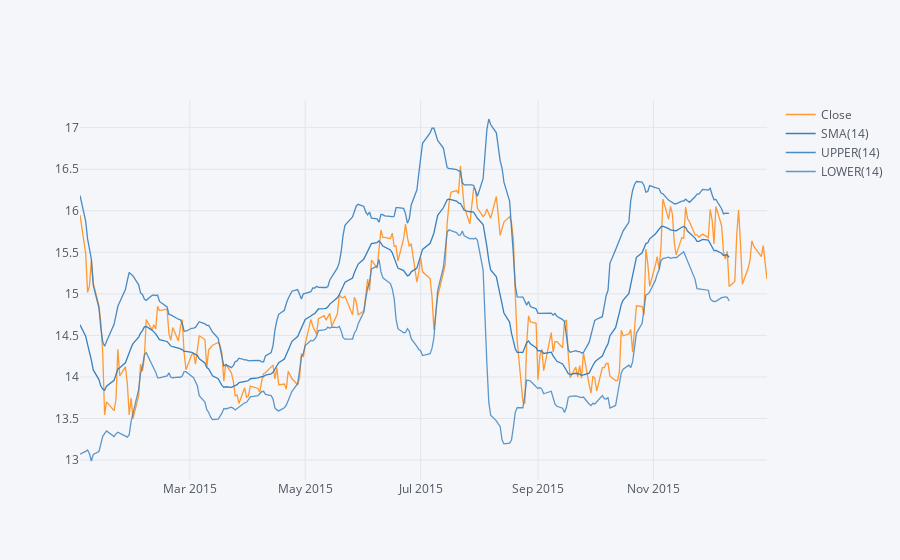

The notebook cell saved with this chart:
### Markdown cell above
**Use .ta_plot(study='boll') to create a Bollinger Band Plot for Bank of America for the year 2015.**

### Code cell
BAC['Close'].loc['2016-01-01':'2015-01-01'].ta_plot(study='boll')

### Figure 1 — Plotly figure (JSON) as saved in the notebook; plotly's stock layout.template omitted (floating-point values rounded to 4 significant figures; data arrays with more than 128 entries replaced by an {"elided": "..."} marker saying what was removed)
{"data": [{"line": {"color": "rgba(255, 153, 51, 1.0)", "dash": "solid", "shape": "linear", "width": 1.3}, "mode": "lines", "name": "Close", "text": "", "type": "scatter", "x": {"elided": "252 str values"}, "y": {"elided": "252 float values"}}, {"line": {"color": "rgba(55, 128, 191, 1.0)", "dash": "solid", "shape": "linear", "width": 1.3}, "mode": "lines", "name": "SMA(14)", "text": "", "type": "scatter", "x": {"elided": "252 str values"}, "y": {"elided": "252 mixed values"}}, {"line": {"color": "rgba(55, 128, 191, 0.8999999999999999)", "dash": "solid", "shape": "linear", "width": 1.3}, "mode": "lines", "name": "UPPER(14)", "text": "", "type": "scatter", "x": {"elided": "252 str values"}, "y": {"elided": "252 mixed values"}}, {"line": {"color": "rgba(55, 128, 191, 0.7999999999999998)", "dash": "solid", "shape": "linear", "width": 1.3}, "mode": "lines", "name": "LOWER(14)", "text": "", "type": "scatter", "x": {"elided": "252 str values"}, "y": {"elided": "252 mixed values"}}], "layout": {"legend": {"bgcolor": "#F5F6F9", "font": {"color": "#4D5663"}}, "paper_bgcolor": "#F5F6F9", "plot_bgcolor": "#F5F6F9", "title": {"font": {"color": "#4D5663"}}, "xaxis": {"gridcolor": "#E1E5ED", "showgrid": true, "tickfont": {"color": "#4D5663"}, "title": {"font": {"color": "#4D5663"}, "text": ""}, "zerolinecolor": "#E1E5ED"}, "yaxis": {"gridcolor": "#E1E5ED", "showgrid": true, "tickfont": {"color": "#4D5663"}, "title": {"font": {"color": "#4D5663"}, "text": ""}, "zerolinecolor": "#E1E5ED"}}}
